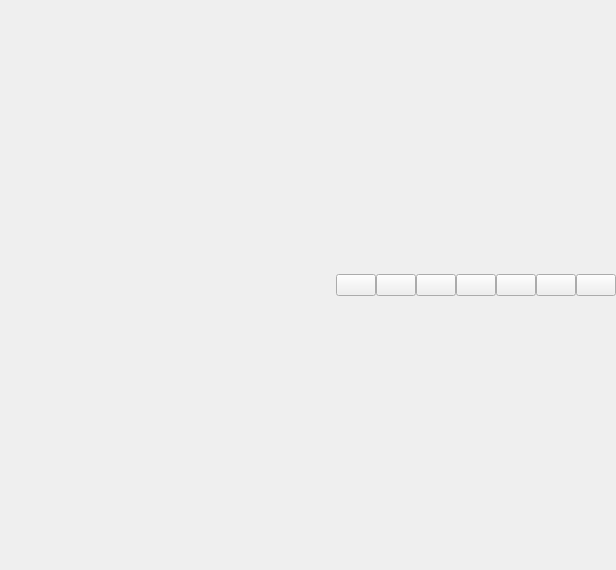
<?xml version="1.0" encoding="UTF-8"?>
<ui version="4.0">
 <class>basic</class>
 <widget class="QWidget" name="basic">
  <property name="geometry">
   <rect>
    <x>0</x>
    <y>0</y>
    <width>616</width>
    <height>570</height>
   </rect>
  </property>
  <property name="minimumSize">
   <size>
    <width>0</width>
    <height>0</height>
   </size>
  </property>
  <property name="maximumSize">
   <size>
    <width>16777215</width>
    <height>16777215</height>
   </size>
  </property>
  <property name="mouseTracking">
   <bool>true</bool>
  </property>
  <property name="windowTitle">
   <string/>
  </property>
  <property name="autoFillBackground">
   <bool>false</bool>
  </property>
  <layout class="QVBoxLayout" name="verticalLayout" stretch="0,1">
   <property name="spacing">
    <number>0</number>
   </property>
   <property name="leftMargin">
    <number>0</number>
   </property>
   <property name="topMargin">
    <number>0</number>
   </property>
   <property name="rightMargin">
    <number>0</number>
   </property>
   <property name="bottomMargin">
    <number>0</number>
   </property>
   <item>
    <widget class="QWidget" name="title" native="true">
     <property name="minimumSize">
      <size>
       <width>0</width>
       <height>0</height>
      </size>
     </property>
     <property name="maximumSize">
      <size>
       <width>16777215</width>
       <height>16777215</height>
      </size>
     </property>
     <property name="mouseTracking">
      <bool>true</bool>
     </property>
     <layout class="QHBoxLayout" name="horizontalLayout_3" stretch="1,0">
      <property name="spacing">
       <number>6</number>
      </property>
      <property name="leftMargin">
       <number>0</number>
      </property>
      <property name="topMargin">
       <number>0</number>
      </property>
      <property name="rightMargin">
       <number>0</number>
      </property>
      <property name="bottomMargin">
       <number>0</number>
      </property>
      <item>
       <widget class="QWidget" name="widget" native="true">
        <property name="sizePolicy">
         <sizepolicy hsizetype="Expanding" vsizetype="Preferred">
          <horstretch>0</horstretch>
          <verstretch>0</verstretch>
         </sizepolicy>
        </property>
        <layout class="QHBoxLayout" name="titleLeftLayout">
         <property name="spacing">
          <number>0</number>
         </property>
         <property name="leftMargin">
          <number>0</number>
         </property>
         <property name="topMargin">
          <number>0</number>
         </property>
         <property name="rightMargin">
          <number>0</number>
         </property>
         <property name="bottomMargin">
          <number>0</number>
         </property>
        </layout>
       </widget>
      </item>
      <item>
       <layout class="QHBoxLayout" name="btns">
        <property name="spacing">
         <number>0</number>
        </property>
        <property name="leftMargin">
         <number>0</number>
        </property>
        <property name="rightMargin">
         <number>0</number>
        </property>
        <item>
         <widget class="PicButton" name="btn_skin">
          <property name="sizePolicy">
           <sizepolicy hsizetype="Minimum" vsizetype="Fixed">
            <horstretch>0</horstretch>
            <verstretch>0</verstretch>
           </sizepolicy>
          </property>
          <property name="minimumSize">
           <size>
            <width>0</width>
            <height>0</height>
           </size>
          </property>
          <property name="maximumSize">
           <size>
            <width>16777215</width>
            <height>16777215</height>
           </size>
          </property>
          <property name="text">
           <string/>
          </property>
          <property name="iconSize">
           <size>
            <width>20</width>
            <height>20</height>
           </size>
          </property>
         </widget>
        </item>
        <item>
         <widget class="PicButton" name="btn_pushpin">
          <property name="sizePolicy">
           <sizepolicy hsizetype="Minimum" vsizetype="Fixed">
            <horstretch>0</horstretch>
            <verstretch>0</verstretch>
           </sizepolicy>
          </property>
          <property name="minimumSize">
           <size>
            <width>0</width>
            <height>0</height>
           </size>
          </property>
          <property name="maximumSize">
           <size>
            <width>16777215</width>
            <height>16777215</height>
           </size>
          </property>
          <property name="text">
           <string/>
          </property>
          <property name="iconSize">
           <size>
            <width>20</width>
            <height>20</height>
           </size>
          </property>
         </widget>
        </item>
        <item>
         <widget class="PicButton" name="btn_min">
          <property name="sizePolicy">
           <sizepolicy hsizetype="Minimum" vsizetype="Fixed">
            <horstretch>0</horstretch>
            <verstretch>0</verstretch>
           </sizepolicy>
          </property>
          <property name="minimumSize">
           <size>
            <width>0</width>
            <height>0</height>
           </size>
          </property>
          <property name="maximumSize">
           <size>
            <width>16777215</width>
            <height>16777215</height>
           </size>
          </property>
          <property name="text">
           <string/>
          </property>
          <property name="iconSize">
           <size>
            <width>20</width>
            <height>20</height>
           </size>
          </property>
         </widget>
        </item>
        <item>
         <widget class="PicButton" name="btn_max">
          <property name="sizePolicy">
           <sizepolicy hsizetype="Minimum" vsizetype="Fixed">
            <horstretch>0</horstretch>
            <verstretch>0</verstretch>
           </sizepolicy>
          </property>
          <property name="minimumSize">
           <size>
            <width>0</width>
            <height>0</height>
           </size>
          </property>
          <property name="maximumSize">
           <size>
            <width>16777215</width>
            <height>16777215</height>
           </size>
          </property>
          <property name="text">
           <string/>
          </property>
          <property name="iconSize">
           <size>
            <width>20</width>
            <height>20</height>
           </size>
          </property>
         </widget>
        </item>
        <item>
         <widget class="PicButton" name="btn_func">
          <property name="sizePolicy">
           <sizepolicy hsizetype="Minimum" vsizetype="Fixed">
            <horstretch>0</horstretch>
            <verstretch>0</verstretch>
           </sizepolicy>
          </property>
          <property name="minimumSize">
           <size>
            <width>0</width>
            <height>0</height>
           </size>
          </property>
          <property name="maximumSize">
           <size>
            <width>16777215</width>
            <height>16777215</height>
           </size>
          </property>
          <property name="text">
           <string/>
          </property>
          <property name="iconSize">
           <size>
            <width>20</width>
            <height>20</height>
           </size>
          </property>
         </widget>
        </item>
        <item>
         <widget class="PicButton" name="btn_restore">
          <property name="sizePolicy">
           <sizepolicy hsizetype="Minimum" vsizetype="Fixed">
            <horstretch>0</horstretch>
            <verstretch>0</verstretch>
           </sizepolicy>
          </property>
          <property name="minimumSize">
           <size>
            <width>0</width>
            <height>0</height>
           </size>
          </property>
          <property name="maximumSize">
           <size>
            <width>16777215</width>
            <height>16777215</height>
           </size>
          </property>
          <property name="text">
           <string/>
          </property>
          <property name="iconSize">
           <size>
            <width>20</width>
            <height>20</height>
           </size>
          </property>
         </widget>
        </item>
        <item>
         <widget class="PicButton" name="btn_close">
          <property name="sizePolicy">
           <sizepolicy hsizetype="Minimum" vsizetype="Fixed">
            <horstretch>0</horstretch>
            <verstretch>0</verstretch>
           </sizepolicy>
          </property>
          <property name="minimumSize">
           <size>
            <width>0</width>
            <height>0</height>
           </size>
          </property>
          <property name="maximumSize">
           <size>
            <width>16777215</width>
            <height>16777215</height>
           </size>
          </property>
          <property name="text">
           <string/>
          </property>
          <property name="iconSize">
           <size>
            <width>30</width>
            <height>20</height>
           </size>
          </property>
         </widget>
        </item>
       </layout>
      </item>
     </layout>
    </widget>
   </item>
   <item>
    <layout class="QGridLayout" name="gl_body">
     <property name="leftMargin">
      <number>0</number>
     </property>
     <property name="topMargin">
      <number>0</number>
     </property>
     <property name="rightMargin">
      <number>0</number>
     </property>
     <property name="bottomMargin">
      <number>0</number>
     </property>
     <property name="spacing">
      <number>0</number>
     </property>
    </layout>
   </item>
  </layout>
 </widget>
 <customwidgets>
  <customwidget>
   <class>PicButton</class>
   <extends>QPushButton</extends>
   <header>pic_button.h</header>
  </customwidget>
 </customwidgets>
 <resources>
  <include location="../../../skin/skin/dark.qrc"/>
 </resources>
 <connections/>
</ui>
